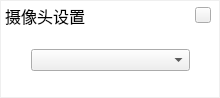
<?xml version="1.0" encoding="UTF-8"?>
<ui version="4.0">
 <class>UIVideoChange</class>
 <widget class="QWidget" name="UIVideoChange">
  <property name="geometry">
   <rect>
    <x>0</x>
    <y>0</y>
    <width>220</width>
    <height>98</height>
   </rect>
  </property>
  <property name="windowTitle">
   <string>UIVideoChange</string>
  </property>
  <widget class="QLabel" name="label">
   <property name="geometry">
    <rect>
     <x>5</x>
     <y>5</y>
     <width>91</width>
     <height>21</height>
    </rect>
   </property>
   <property name="font">
    <font>
     <family>微软雅黑</family>
     <pointsize>12</pointsize>
    </font>
   </property>
   <property name="text">
    <string>摄像头设置</string>
   </property>
  </widget>
  <widget class="QPushButton" name="close_pushButton">
   <property name="geometry">
    <rect>
     <x>195</x>
     <y>7</y>
     <width>16</width>
     <height>16</height>
    </rect>
   </property>
   <property name="text">
    <string/>
   </property>
  </widget>
  <widget class="QWidget" name="verticalLayoutWidget">
   <property name="geometry">
    <rect>
     <x>20</x>
     <y>30</y>
     <width>181</width>
     <height>61</height>
    </rect>
   </property>
   <layout class="QVBoxLayout" name="verticalLayout">
    <item>
     <widget class="QComboBox" name="Video_comboBox"/>
    </item>
   </layout>
  </widget>
  <widget class="QLabel" name="label_2">
   <property name="geometry">
    <rect>
     <x>1</x>
     <y>1</y>
     <width>218</width>
     <height>96</height>
    </rect>
   </property>
   <property name="styleSheet">
    <string notr="true">background-color: rgb(255, 255, 255);</string>
   </property>
   <property name="text">
    <string/>
   </property>
  </widget>
  <widget class="QPushButton" name="pushButton">
   <property name="geometry">
    <rect>
     <x>1</x>
     <y>1</y>
     <width>219</width>
     <height>30</height>
    </rect>
   </property>
   <property name="styleSheet">
    <string notr="true">background-color: rgb(233, 233, 235);</string>
   </property>
   <property name="text">
    <string/>
   </property>
   <property name="flat">
    <bool>true</bool>
   </property>
  </widget>
  <zorder>label_2</zorder>
  <zorder>pushButton</zorder>
  <zorder>label</zorder>
  <zorder>close_pushButton</zorder>
  <zorder>verticalLayoutWidget</zorder>
 </widget>
 <layoutdefault spacing="6" margin="11"/>
 <resources/>
 <connections/>
</ui>
